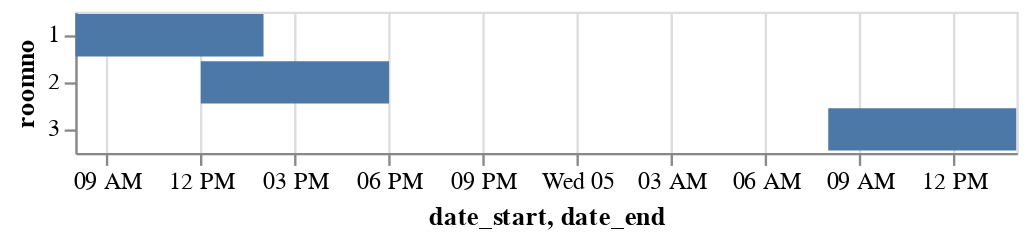

Write notebook code for a chart like this one.
### Code cell
import altair as alt
import pandas as pd

# sample df
df = pd.DataFrame({'id': [1, 2, 3],
                   'name': ['A', 'B', 'C'],
                   'roomno': ['1', '2', '3'],
                   'date_start': pd.to_datetime(['2023-04-04 08:00:00', '2023-04-04 12:00:00', '2023-04-05 08:00:00']),
                   'date_end': pd.to_datetime(['2023-04-04 14:00:00', '2023-04-04 18:00:00', '2023-04-05 14:00:00'])})





chart = alt.Chart(df).mark_bar().encode(
    x=alt.X('date_start', type='temporal', axis = alt.Axis(grid = True)),
    # x=alt.X('date_start', type='temporal', axis = alt.Axis(grid = alt.condition(alt.datum.date_start == 'Wed 05', 
    #                                                            if_true=alt.value('red'), 
    #                                                            if_false=alt.value('green')))),
    x2='date_end',
    y='roomno'
).interactive()



chart

### Figure 1 — Vega-Lite specification as saved in the notebook (floating-point values rounded to 4 significant figures)
{"config": {"view": {"continuousWidth": 400, "continuousHeight": 300}}, "data": {"name": "data-fdeb2d63c5e08cc21e4f970ffceca84d"}, "mark": "bar", "encoding": {"x": {"axis": {"grid": true}, "field": "date_start", "type": "temporal"}, "x2": {"field": "date_end"}, "y": {"field": "roomno", "type": "nominal"}}, "selection": {"selector013": {"type": "interval", "bind": "scales", "encodings": ["x", "y"]}}, "$schema": "https://vega.github.io/schema/vega-lite/v4.17.0.json", "datasets": {"data-fdeb2d63c5e08cc21e4f970ffceca84d": [{"id": 1, "name": "A", "roomno": "1", "date_start": "2023-04-04T08:00:00", "date_end": "2023-04-04T14:00:00"}, {"id": 2, "name": "B", "roomno": "2", "date_start": "2023-04-04T12:00:00", "date_end": "2023-04-04T18:00:00"}, {"id": 3, "name": "C", "roomno": "3", "date_start": "2023-04-05T08:00:00", "date_end": "2023-04-05T14:00:00"}]}}
